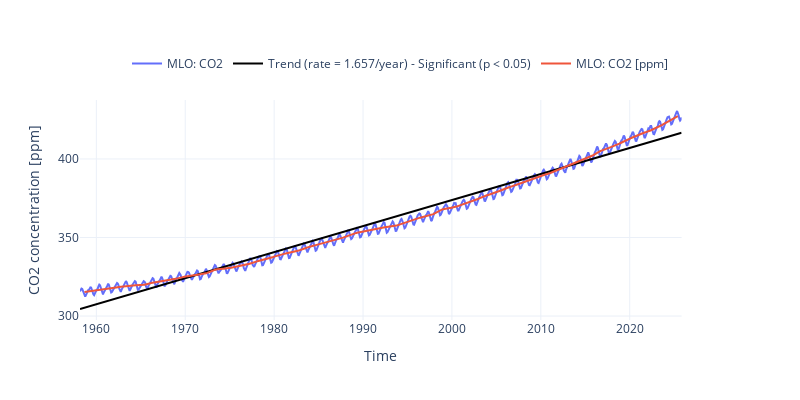

Notebook source saved alongside this figure:
### Code cell
fig, trend = plot_timeseries_interactive(dict_plot, trendline=True, figsize=(20, 10), return_trend=True, 
                                         label_yaxes = 'CO2 concentration [ppm]');
fig.write_html(op.join(path_figs, 'F1_CO2_trend.html'), include_plotlyjs="cdn");


glue("trend", float(trend[0]), display=False)
glue("change", float(trend[0]*len(np.unique(MLO_data.index.year))), display=False)
glue("trend_fig", fig_int_to_glue(fig), display=False)

### Figure 1 — Plotly figure (JSON) as saved in the notebook; plotly's stock layout.template omitted (floating-point values rounded to 4 significant figures; data arrays with more than 128 entries replaced by an {"elided": "..."} marker saying what was removed)
{"data": [{"line": {"color": "#636EFA"}, "name": "MLO: CO2", "type": "scatter", "x": {"elided": "813 str values"}, "xaxis": "x", "y": {"elided": "813 float values"}, "yaxis": "y"}, {"line": {"color": "black"}, "mode": "lines", "name": "Trend (rate = 1.657/year) - Significant (p < 0.05)", "showlegend": true, "type": "scatter", "x": {"elided": "813 str values"}, "xaxis": "x", "y": {"elided": "813 float values"}, "yaxis": "y"}, {"line": {"color": "#EF553B"}, "name": "MLO: CO2 [ppm]", "type": "scatter", "x": {"elided": "813 str values"}, "xaxis": "x", "y": {"elided": "813 float values"}, "yaxis": "y"}], "layout": {"height": 400, "legend": {"font": {"size": 12}, "orientation": "h", "x": 0.5, "xanchor": "center", "y": 1.1, "yanchor": "bottom"}, "title": {"text": " "}, "width": 800, "xaxis": {"anchor": "y", "domain": [0, 0.94], "title": {"text": "Time"}}, "yaxis": {"anchor": "x", "domain": [0, 1], "title": {"text": "CO2 concentration [ppm]"}}, "yaxis2": {"anchor": "x", "overlaying": "y", "side": "right"}}}
